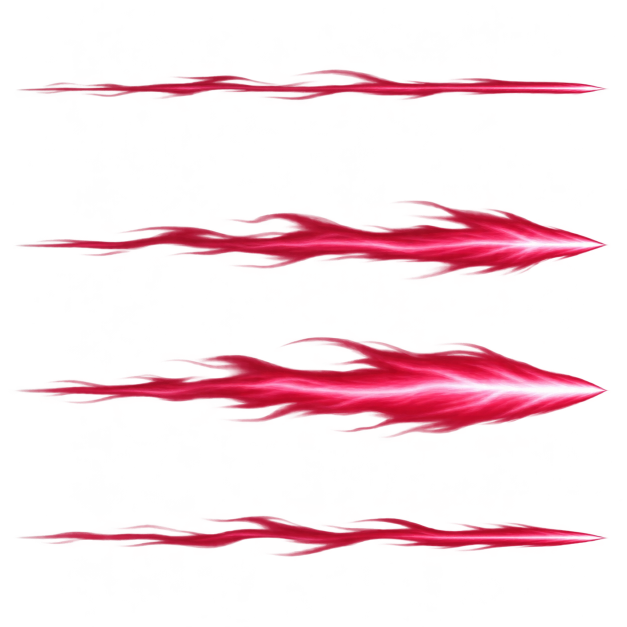
#> input picture art-source/skill-lab/raven-flight-laser.png, 1254 x 1254 px (shown at 1/2 size)
$ python pack_raven_laser.py
#> lines starting #> are read from the running program, lines starting #| are printed output that depends on the picture
"""Pack the painted laser cels at the renderer's nose and ground contact pivots."""
from pathlib import Path
from PIL import Image

source = Path(__file__).resolve().parent
out = source.parents[1] / 'game' / 'art' / 'skills'
resample = Image.Resampling.LANCZOS

flight = Image.open(source / 'raven-flight-laser.png').convert('RGBA')
#> flight is the input picture: PIL image 1254x1254 RGBA; mean R, G, B, A 52.9, 6.8, 13.5, 32.5
strip = Image.new('RGBA', (224, 224))
#> strip: PIL image 224x224 RGBA; every value is 0
for row, tip_y in enumerate((176, 489, 781, 1078)):
    tile = flight.crop((28, tip_y-150, 1228, tip_y+150))
    strip.paste(tile.resize((224, 56), resample), (0, 56*row))
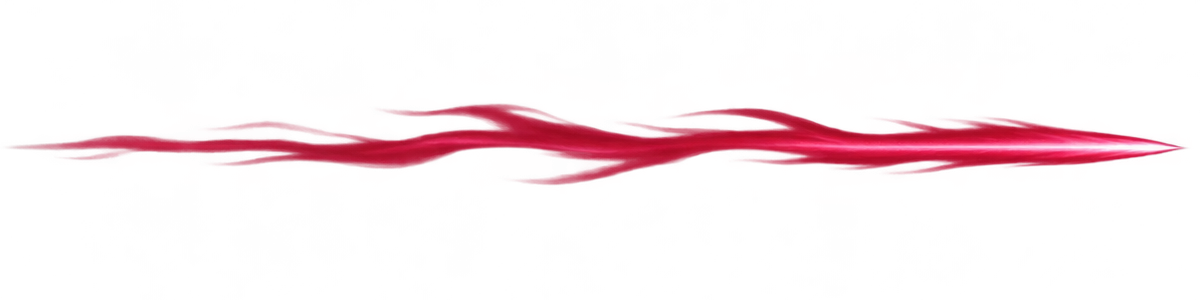
#> tile: PIL image 1200x300 RGBA; mean R, G, B, A 43.5, 3.6, 8.3, 20.9; transparent parts drawn white
strip.save(out / 'raven-flight.png', optimize=True)

contact = Image.open(source / 'raven-contact-laser.png').convert('RGBA')
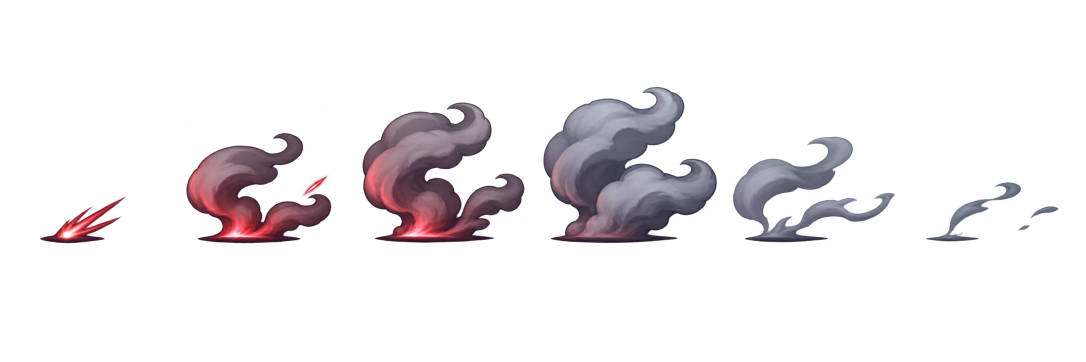
#> input picture art-source/skill-lab/raven-contact-laser.png, 2172 x 724 px (shown at 1/2 size)
#> contact is the input picture: PIL image 2172x724 RGBA; mean R, G, B, A 16.2, 12.5, 14.9, 30.6
strip = Image.new('RGBA', (576, 72))
#> strip: PIL image 576x72 RGBA; every value is 0
edges = (0, 311, 693, 1067, 1450, 1820, contact.width)
#> edges = (0, 311, 693, 1067, 1450, 1820, 2172)
for col, anchor in enumerate((140, 465, 818, 1195, 1541, 1913)):
    tile = contact.crop((edges[col], 0, edges[col+1], contact.height))
    x = anchor - edges[col]
    # Uniform scale keeps the billow growing and dispersing around one fixed point.
    box = (x-165, 480-319, x+363, 480+77)
    strip.paste(tile.crop(box).resize((96, 72), resample), (col*96, 0))
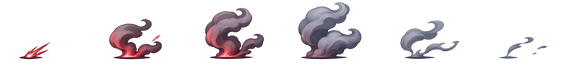
#> strip: PIL image 576x72 RGBA; mean R, G, B, A 21.8, 17, 20.3, 38.4; transparent parts drawn white
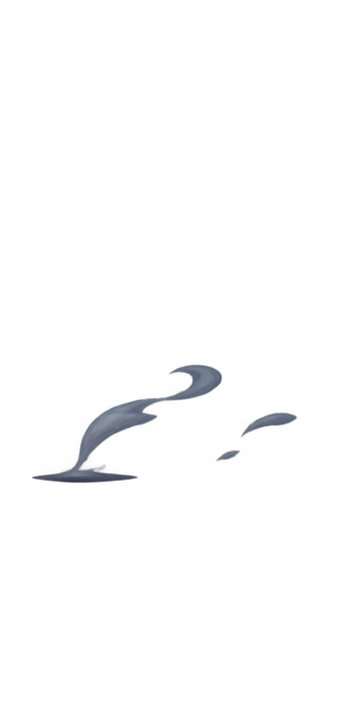
#> tile: PIL image 352x724 RGBA; mean R, G, B, A 2.5, 2.8, 3.3, 4.3; transparent parts drawn white
strip.save(out / 'raven-contact.png', optimize=True)

# Align the trailing edge and centerline so each family can travel along a shot.
drift = Image.open(source / 'raven-drift.png').convert('RGBA')
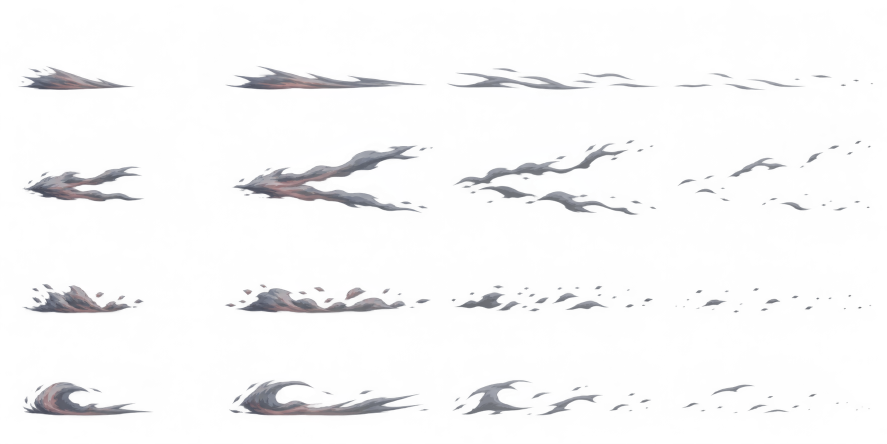
#> input picture art-source/skill-lab/raven-drift.png, 1774 x 887 px (shown at 1/2 size)
#> drift is the input picture: PIL image 1774x887 RGBA; mean R, G, B, A 20.4, 20.5, 25.1, 14.8
smoke = Image.new('RGBA', (112*4, 48*3))
#> smoke: PIL image 448x144 RGBA; every value is 0
for row, center_y in enumerate((156, 600, 797)):
    for col, left in enumerate((19, 428, 880, 1328)):
        tile = drift.crop((left, center_y-91, left+428, center_y+92))
        smoke.paste(tile.resize((112,48), resample), (col*112, row*48))
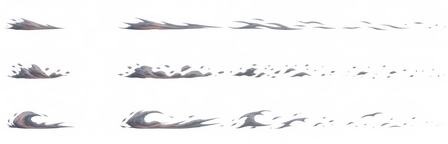
#> smoke: PIL image 448x144 RGBA; mean R, G, B, A 19.1, 18.6, 22.1, 15.9; transparent parts drawn white
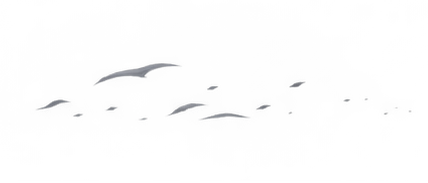
#> tile: PIL image 428x183 RGBA; mean R, G, B, A 6.4, 6.6, 6.9, 3.1; transparent parts drawn white
smoke.save(out / 'raven-drift.png', optimize=True)
